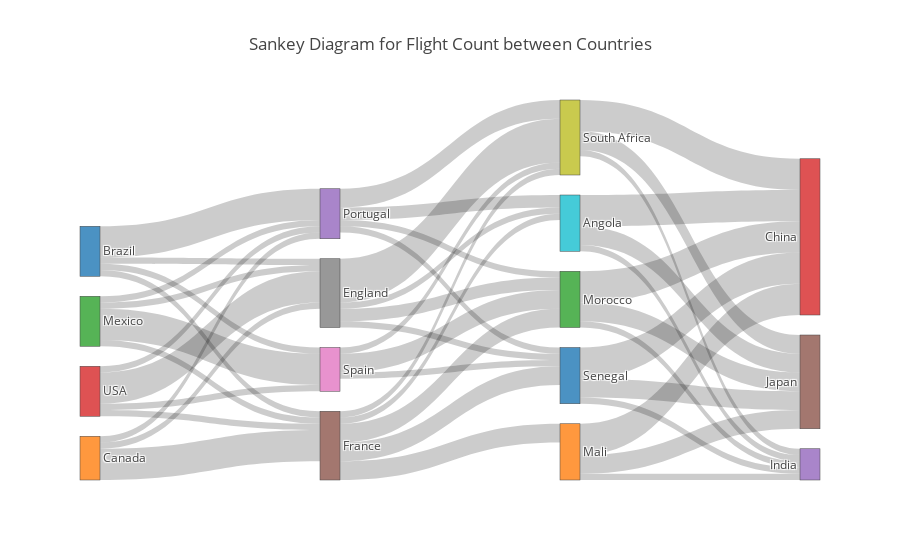

Source (notebook cell):
### Code cell
fig = dict(data = [data_trace],
           layout = layout)

offline.iplot(fig)

### Figure 1 — Plotly figure (JSON) as saved in the notebook; plotly's stock layout.template omitted (floating-point values rounded to 4 significant figures)
{"data": [{"link": {"source": [0, 0, 0, 0, 1, 1, 1, 2, 2, 2, 2, 3, 3, 3, 3, 4, 4, 4, 4, 5, 5, 5, 5, 5, 6, 6, 6, 7, 7, 7, 7, 8, 8, 8, 9, 9, 9, 10, 10, 10, 11, 11, 11, 12, 12, 12], "target": [4, 5, 6, 7, 4, 5, 7, 4, 5, 6, 7, 4, 5, 6, 7, 9, 10, 12, 8, 9, 10, 11, 12, 8, 10, 12, 8, 9, 10, 12, 8, 13, 14, 15, 13, 14, 15, 13, 14, 15, 13, 14, 15, 13, 14, 15], "value": [5, 1, 1, 1, 1, 5, 1, 1, 1, 5, 1, 1, 1, 1, 5, 2, 1, 1, 3, 1, 3, 3, 3, 1, 1, 3, 1, 1, 1, 2, 7, 5, 1, 3, 5, 1, 3, 5, 1, 3, 5, 1, 3, 5, 1, 3]}, "node": {"label": ["Brazil", "Canada", "Mexico", "USA", "Portugal", "France", "Spain", "England", "South Africa", "Angola", "Senegal", "Mali", "Morocco", "China", "India", "Japan"]}, "type": "sankey", "uid": "faa56f61-1ebf-47ee-99a7-acd9dfe114e5"}], "layout": {"title": {"text": "Sankey Diagram for Flight Count between Countries"}}}
